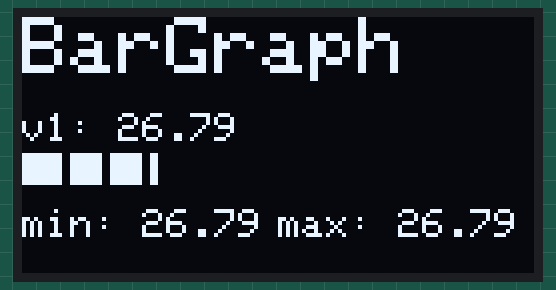
Simulated run of this sketch. Board: Arduino Uno, built with avr-gcc and run on an emulated ATmega328P. Parts: 128×64 one-colour display. Random numbers use the default seed unless the sketch sets one; what the sketch prints to the serial monitor is not drawn.

Above: at 0.3 s.
At 4.7 s:
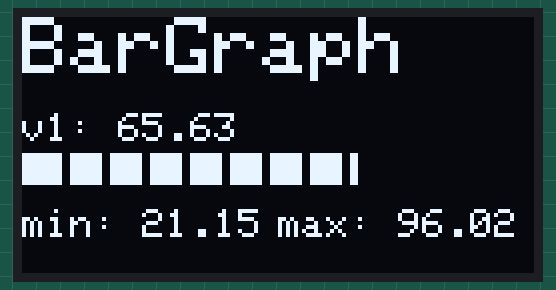
At 9.2 s:
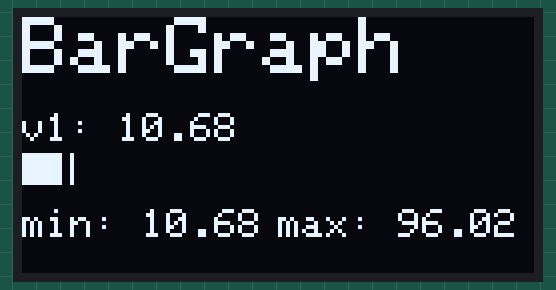
At 19.3 s:
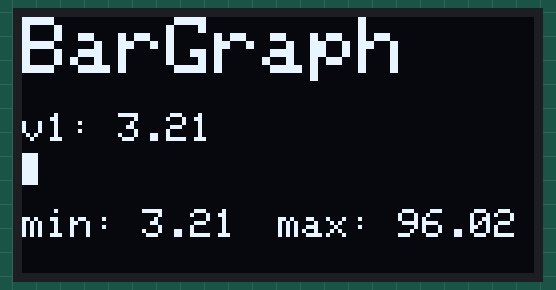
At 28.2 s:
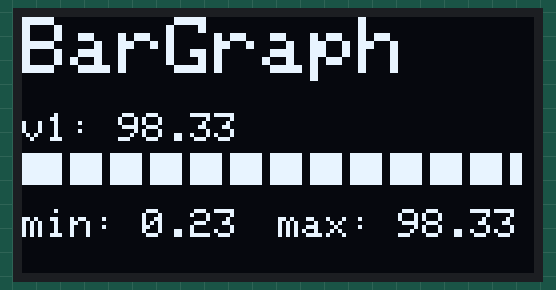
At 38.3 s:
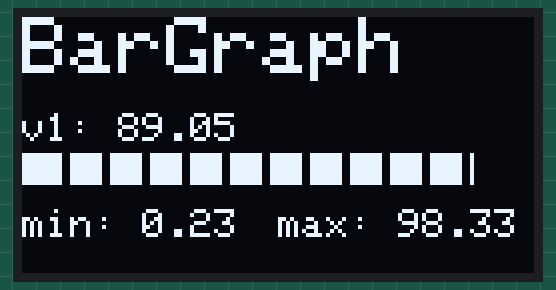

The sketch:

arduino-oled-poc.ino
```cpp
#include <SPI.h>
#include <Wire.h>
#include <Adafruit_SSD1306.h>
#include <math.h>

#define OLED_RESET 4

Adafruit_SSD1306 display(OLED_RESET);

double minValue = -1.0;
double maxValue = -1.0;

void setup() {
  Serial.begin(9600);

  Serial.println("Width...: " + String(display.width()));
  Serial.println("Height..: " + String(display.height()));

  randomSeed(display.width());

  display.begin(SSD1306_SWITCHCAPVCC, 0x3C); // 0x3C = I2C Address

  clear();
  update();

  display.setTextSize(2);
  display.setTextColor(WHITE, BLACK);
  display.setCursor(0, 0);
  display.println("BarGraph");
  update();
}

void loop() {
  double v1 = format(random(0, 99) + (random(0, 99) / 100.0), 2);

  if (minValue == -1.0 || maxValue == -1.0) {
    minValue = maxValue = v1;
  } else if (v1 < minValue) {
    minValue = v1;
  } else if (v1 > maxValue) {
    maxValue = v1;
  }

  logData(v1);

  clearLine(16);
  display.setTextSize(1);
  display.setTextColor(WHITE, BLACK);
  display.setCursor(0, 24);
  display.println("v1: " + String(v1));
  update();

  clearLine(34, 8);
  display.fillRect(0, 34, normalize(v1, 128), 8, WHITE);

  for (int i = 1; i < 13; i++) {
    display.fillRect(i * 10, 34, 2, 8, BLACK);
  }

  clearLine(48);
  display.setTextSize(1);
  display.setTextColor(WHITE, BLACK);
  display.setCursor(0, 48);
  display.println("min: " + String(minValue));
  display.setCursor(64, 48);
  display.println("max: " + String(maxValue));
  update();

  update();

  delay(1000);
}

void logData(double v1) {
  Serial.println("##########");
  Serial.println("Random value...: " + String(v1));
  Serial.println("Min value......: " + String(minValue));
  Serial.println("Max value......: " + String(maxValue));
  Serial.println("##########");
}

double normalize(double value, double max) {
  return (max * value) / 100;
}

double format(double value, int decimals) {
  return round(value * pow(10, decimals)) / pow(10, decimals);
}

void clear() {
  display.clearDisplay();
}

void clearLine(int startRow) {
  clearLine(startRow, 16);
}

void clearLine(int startRow, int rows) {
  display.fillRect(0, startRow, 128, rows, BLACK);
}

void update() {
  display.display();
}
```

Measured:
- what the display in image 0 shows lasts 1.1 s, from 0.2 s to 1.3 s
